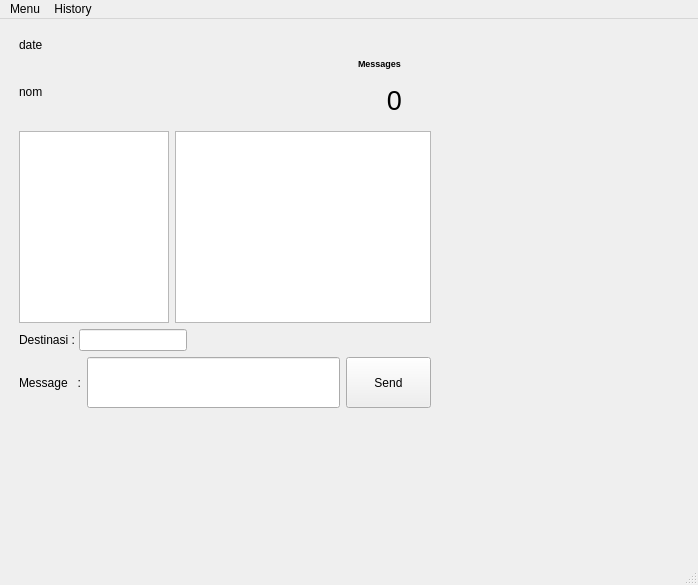
<?xml version="1.0" encoding="UTF-8"?>
<ui version="4.0">
 <class>ChatWindow</class>
 <widget class="QMainWindow" name="ChatWindow">
  <property name="geometry">
   <rect>
    <x>0</x>
    <y>0</y>
    <width>698</width>
    <height>585</height>
   </rect>
  </property>
  <property name="sizePolicy">
   <sizepolicy hsizetype="Minimum" vsizetype="Preferred">
    <horstretch>0</horstretch>
    <verstretch>0</verstretch>
   </sizepolicy>
  </property>
  <property name="windowTitle">
   <string>Chat Server</string>
  </property>
  <widget class="QWidget" name="centralwidget">
   <layout class="QGridLayout" name="gridLayout_2">
    <item row="0" column="0">
     <widget class="QStackedWidget" name="pages">
      <property name="currentIndex">
       <number>0</number>
      </property>
      <widget class="QWidget" name="page1">
       <widget class="QWidget" name="layoutWidget">
        <property name="geometry">
         <rect>
          <x>10</x>
          <y>10</y>
          <width>671</width>
          <height>521</height>
         </rect>
        </property>
        <layout class="QGridLayout" name="gridLayout">
         <property name="sizeConstraint">
          <enum>QLayout::SetFixedSize</enum>
         </property>
         <item row="3" column="0">
          <layout class="QHBoxLayout" name="Notification_HL">
           <property name="sizeConstraint">
            <enum>QLayout::SetFixedSize</enum>
           </property>
           <item>
            <widget class="QLabel" name="nomutilisateur">
             <property name="text">
              <string>nom</string>
             </property>
            </widget>
           </item>
          </layout>
         </item>
         <item row="8" column="0" colspan="3">
          <layout class="QHBoxLayout" name="SendMessage_HL">
           <item>
            <widget class="QLabel" name="msgLabel">
             <property name="text">
              <string>Message   :</string>
             </property>
            </widget>
           </item>
           <item>
            <widget class="QLineEdit" name="msg">
             <property name="minimumSize">
              <size>
               <width>128</width>
               <height>51</height>
              </size>
             </property>
            </widget>
           </item>
           <item>
            <widget class="QPushButton" name="envoyer">
             <property name="enabled">
              <bool>true</bool>
             </property>
             <property name="minimumSize">
              <size>
               <width>85</width>
               <height>51</height>
              </size>
             </property>
             <property name="baseSize">
              <size>
               <width>85</width>
               <height>51</height>
              </size>
             </property>
             <property name="text">
              <string>Send</string>
             </property>
             <property name="autoDefault">
              <bool>false</bool>
             </property>
             <property name="default">
              <bool>false</bool>
             </property>
             <property name="flat">
              <bool>false</bool>
             </property>
            </widget>
           </item>
          </layout>
         </item>
         <item row="7" column="2">
          <spacer name="horizontalSpacer_2">
           <property name="orientation">
            <enum>Qt::Horizontal</enum>
           </property>
           <property name="sizeHint" stdset="0">
            <size>
             <width>40</width>
             <height>20</height>
            </size>
           </property>
          </spacer>
         </item>
         <item row="3" column="2">
          <layout class="QHBoxLayout" name="horizontalLayout">
           <item>
            <spacer name="horizontalSpacer_3">
             <property name="orientation">
              <enum>Qt::Horizontal</enum>
             </property>
             <property name="sizeHint" stdset="0">
              <size>
               <width>40</width>
               <height>20</height>
              </size>
             </property>
            </spacer>
           </item>
           <item>
            <layout class="QVBoxLayout" name="verticalLayout">
             <item>
              <widget class="QLabel" name="Lnew_messages">
               <property name="font">
                <font>
                 <pointsize>7</pointsize>
                 <weight>75</weight>
                 <bold>true</bold>
                </font>
               </property>
               <property name="layoutDirection">
                <enum>Qt::RightToLeft</enum>
               </property>
               <property name="text">
                <string>Messages</string>
               </property>
              </widget>
             </item>
             <item>
              <widget class="QLabel" name="messagenonlu">
               <property name="sizePolicy">
                <sizepolicy hsizetype="Preferred" vsizetype="Maximum">
                 <horstretch>0</horstretch>
                 <verstretch>0</verstretch>
                </sizepolicy>
               </property>
               <property name="minimumSize">
                <size>
                 <width>73</width>
                 <height>50</height>
                </size>
               </property>
               <property name="maximumSize">
                <size>
                 <width>73</width>
                 <height>50</height>
                </size>
               </property>
               <property name="font">
                <font>
                 <pointsize>20</pointsize>
                </font>
               </property>
               <property name="text">
                <string>0</string>
               </property>
               <property name="scaledContents">
                <bool>true</bool>
               </property>
               <property name="alignment">
                <set>Qt::AlignCenter</set>
               </property>
              </widget>
             </item>
            </layout>
           </item>
          </layout>
         </item>
         <item row="6" column="0" colspan="3">
          <layout class="QHBoxLayout" name="Users_HL">
           <item>
            <widget class="QListWidget" name="listWidget">
             <property name="enabled">
              <bool>true</bool>
             </property>
             <property name="sizePolicy">
              <sizepolicy hsizetype="Fixed" vsizetype="Fixed">
               <horstretch>0</horstretch>
               <verstretch>0</verstretch>
              </sizepolicy>
             </property>
             <property name="maximumSize">
              <size>
               <width>150</width>
               <height>192</height>
              </size>
             </property>
            </widget>
           </item>
           <item>
            <widget class="QTextEdit" name="discussion">
             <property name="sizePolicy">
              <sizepolicy hsizetype="Fixed" vsizetype="Fixed">
               <horstretch>0</horstretch>
               <verstretch>0</verstretch>
              </sizepolicy>
             </property>
            </widget>
           </item>
          </layout>
         </item>
         <item row="7" column="0">
          <layout class="QHBoxLayout" name="Dest_HL">
           <property name="spacing">
            <number>0</number>
           </property>
           <property name="sizeConstraint">
            <enum>QLayout::SetMinimumSize</enum>
           </property>
           <item>
            <widget class="QLabel" name="desLabel">
             <property name="sizePolicy">
              <sizepolicy hsizetype="Fixed" vsizetype="Fixed">
               <horstretch>0</horstretch>
               <verstretch>0</verstretch>
              </sizepolicy>
             </property>
             <property name="text">
              <string>Destinasi : </string>
             </property>
            </widget>
           </item>
           <item>
            <widget class="QLineEdit" name="Destinataire">
             <property name="sizePolicy">
              <sizepolicy hsizetype="Fixed" vsizetype="Fixed">
               <horstretch>0</horstretch>
               <verstretch>0</verstretch>
              </sizepolicy>
             </property>
            </widget>
           </item>
          </layout>
         </item>
         <item row="2" column="0">
          <widget class="QLabel" name="date">
           <property name="sizePolicy">
            <sizepolicy hsizetype="Minimum" vsizetype="Preferred">
             <horstretch>0</horstretch>
             <verstretch>0</verstretch>
            </sizepolicy>
           </property>
           <property name="minimumSize">
            <size>
             <width>100</width>
             <height>0</height>
            </size>
           </property>
           <property name="maximumSize">
            <size>
             <width>1000</width>
             <height>30</height>
            </size>
           </property>
           <property name="text">
            <string>date</string>
           </property>
          </widget>
         </item>
        </layout>
       </widget>
      </widget>
      <widget class="QWidget" name="page2">
       <widget class="QWidget" name="layoutWidget">
        <property name="geometry">
         <rect>
          <x>10</x>
          <y>10</y>
          <width>421</width>
          <height>391</height>
         </rect>
        </property>
        <layout class="QVBoxLayout" name="verticalLayout_2">
         <item>
          <widget class="QTableWidget" name="tableWidget">
           <property name="minimumSize">
            <size>
             <width>400</width>
             <height>335</height>
            </size>
           </property>
           <column>
            <property name="text">
             <string>Tanggal</string>
            </property>
           </column>
           <column>
            <property name="text">
             <string>Jam</string>
            </property>
           </column>
           <column>
            <property name="text">
             <string>Destination</string>
            </property>
           </column>
           <column>
            <property name="text">
             <string>Message</string>
            </property>
           </column>
          </widget>
         </item>
         <item>
          <layout class="QHBoxLayout" name="horizontalLayout_2">
           <item>
            <widget class="QPushButton" name="supprimer">
             <property name="text">
              <string>Delete</string>
             </property>
            </widget>
           </item>
           <item>
            <spacer name="horizontalSpacer">
             <property name="orientation">
              <enum>Qt::Horizontal</enum>
             </property>
             <property name="sizeHint" stdset="0">
              <size>
               <width>118</width>
               <height>20</height>
              </size>
             </property>
            </spacer>
           </item>
           <item>
            <widget class="QPushButton" name="copier">
             <property name="text">
              <string>Forward</string>
             </property>
            </widget>
           </item>
          </layout>
         </item>
        </layout>
       </widget>
      </widget>
     </widget>
    </item>
   </layout>
  </widget>
  <widget class="QStatusBar" name="statusbar"/>
  <widget class="QMenuBar" name="menubar">
   <property name="geometry">
    <rect>
     <x>0</x>
     <y>0</y>
     <width>698</width>
     <height>22</height>
    </rect>
   </property>
   <widget class="QMenu" name="menuFichier">
    <property name="title">
     <string>Menu</string>
    </property>
    <addaction name="actionChat"/>
    <addaction name="separator"/>
    <addaction name="actionChanger_mot_de_passe"/>
    <addaction name="separator"/>
    <addaction name="actionDeconnection"/>
   </widget>
   <widget class="QMenu" name="menuMessages">
    <property name="tearOffEnabled">
     <bool>false</bool>
    </property>
    <property name="title">
     <string>History</string>
    </property>
    <property name="separatorsCollapsible">
     <bool>false</bool>
    </property>
    <addaction name="actionMessages_recus"/>
    <addaction name="separator"/>
    <addaction name="actionMessages_envoy_s"/>
   </widget>
   <addaction name="menuFichier"/>
   <addaction name="menuMessages"/>
  </widget>
  <action name="actionMessages_recus">
   <property name="text">
    <string>Messages Receive</string>
   </property>
  </action>
  <action name="actionMessages_envoy_s">
   <property name="text">
    <string>Messages Send</string>
   </property>
  </action>
  <action name="actionChat">
   <property name="icon">
    <iconset>
     <normaloff>../client2-build-desktop/110_F_29508441_ZnTtslBUjHe44nuBtMBMqoM7aFJnbrS0.jpg</normaloff>../client2-build-desktop/110_F_29508441_ZnTtslBUjHe44nuBtMBMqoM7aFJnbrS0.jpg</iconset>
   </property>
   <property name="text">
    <string>Chat</string>
   </property>
  </action>
  <action name="actionChanger_mot_de_passe">
   <property name="icon">
    <iconset>
     <normaloff>../client2-build-desktop/password.png</normaloff>../client2-build-desktop/password.png</iconset>
   </property>
   <property name="text">
    <string>Ganti Password</string>
   </property>
  </action>
  <action name="actionDeconnection">
   <property name="icon">
    <iconset>
     <normaloff>../client2-build-desktop/343507.png</normaloff>../client2-build-desktop/343507.png</iconset>
   </property>
   <property name="text">
    <string>Disconnect</string>
   </property>
  </action>
 </widget>
 <resources/>
 <connections/>
</ui>
